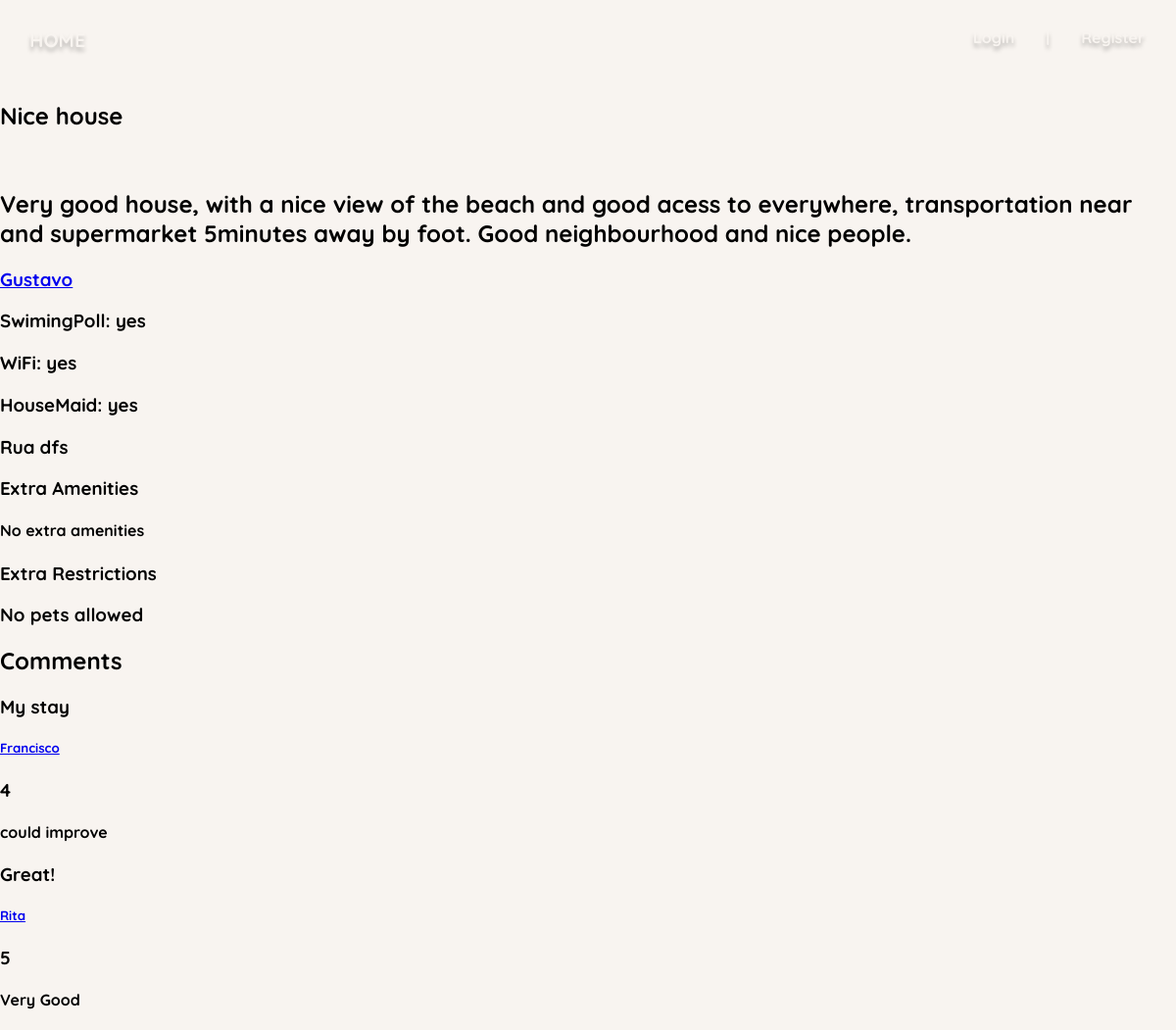
Page /pages/house.php?id=1 on the committed database.
### tables this page shows
CREATE TABLE Place(
    placeID integer PRIMARY KEY,
    title text NOT NULL,
    placeDescription text NOT NULL,
    placeAddress text NOT NULL,
    area real NOT NULL CHECK(area > 0),
    maxGuests INTEGER NOT NULL,
    swimmingPool INTEGER DEFAULT 0,
    wiFi INTEGER DEFAULT 0,
    houseMaid INTEGER DEFAULT 0,
    numberOfBedrooms INTEGER,
    placeOwner integer NOT NULL REFERENCES User
);

CREATE TABLE User(
    userID integer PRIMARY KEY,
    userName text NOT NULL,
    email text NOT NULL,
    passHash text NOT NULL,
    age date NOT NULL,
    phoneNumber text NOT NULL CHECK(length(phoneNumber) = 9)
);

CREATE TABLE ExtraRestrictions(
    restrictionDescription TEXT NOT NULL,
    placeID integer NOT NULL REFERENCES Place
);

CREATE TABLE Comment(
    commentID integer PRIMARY KEY,
    placeID integer NOT NULL REFERENCES Place,
    writer integer NOT NULL REFERENCES User,
    classification integer NOT NULL CHECK (classification >= 1 AND classification <= 5),
    title text NOT NULL,
    comment text NOT NULL
);

### actions/user_info.php (called while the page is built, shortened)
<?php
    function getUserInfo($userId){
        $db = Database::instance()->db();
        $stmt = $db->prepare('Select * from User
                              where User.userId = :userId
                                ');
        $stmt->bindParam(':userId', $userId);
        $stmt->execute();
        $user = $stmt->fetch();
        if($user !== false){
            return $user;
        }
        else{
            echo "PAGE NOT FOUND";
        }
    }
        ?>

### templates/comments.php (the view, shortened to what this page needs)
<?php
    include_once ('../actions/user_info.php');
    ?>
    <?php
    function drawComments($placeId){
        $comments = getComments($placeId);
        displayComments($comments);
    }
    function getComments($placeId){
        $db = Database::instance()->db();
        $stmt = $db->prepare('Select * from Comment where placeId = :placeId');
        $stmt->bindParam(':placeId' , $placeId);
        $stmt->execute();
        $comments = $stmt->fetchAll();
        return $comments;
    }
    function displayComments($comments){
        ?>
            <div id='Comments'>
            <h2>Comments </h2>
            <?php
        foreach($comments as $comment){
            $userName = getUserInfo($comment['writer'])['userName'];
        ?>
            <div id='Comment'>
                <h3> <?= $comment['title'] ?>  </h3>
                <a href="./user.php?id= <?= $comment['writer'] ?> ">
                    <h5> <?= $userName ?> </h5>
                </a>
                <h3> <?= $comment['classification'] ?>  </h3>
                <h4> <?= $comment['comment'] ?>  </h4>
            </div>
        <?php
        }
        ?>
            </div>
        <?php
    }
?>

### templates/header.php (shortened to what this page needs)
        <?php
function draw_headerArgs($cssFile, $jsFiles){  ?>
    <!DOCTYPE html>
    <html>
        <head>
            <link href="../css/style.css" rel="stylesheet">
            <?php
            foreach($cssFile as $css){
                ?>
                    <link href="<?= $css ?>" rel="stylesheet">
                <?php
            }
            ?>
        </head>
        <body>
        <?php
        draw_body();
}
function draw_body(){
    ?>
    <body>
        <div class = "bar">
        <a href="../pages/homePage.php"> HOME </a>
        <?php
        if(isset($_SESSION['username']) ){
            ?>
                <div id = "login">
                    <a href="user.php"> <?=$_SESSION['username']?> </a>
                    <h2> | </h2>
                    <a href="../actions/logout.php"> Logout </a>
                </div>
            <?php
        }else{
            ?>
                <div id = "login">
                    <a href="login.php"> Login </a>
                    <h2> | </h2>
                    <a href="register.php"> Register </a>
                </div>
            <?php
        }
        ?>
        </div>
        <?php
}
    ?>

### actions/getPlaceInfo.php (shortened to what this page needs)
<?php
function getPlace($place_id)
{
    $db = Database::instance()->db();
    $stmt = $db->prepare('Select * from Place
                            JOIN User
                            where user.userid = place.placeOwner
                            and placeid = :place_id');
    $stmt->bindParam(':place_id', $place_id);
    $stmt->execute();
    $place = $stmt->fetch();
    if ($place !== false) {
        return $place;
    } else
        return null;
}
function drawPlaceTitle($place)
{
    ?>
    <h2> <?= $place['title'] ?> </h2>
<?php
}
function drawPlaceDescription($place)
{
    ?>
    <h2> <?= $place['placeDescription'] ?> </h2>
<?php
}
function drawUser($place)
{
    ?>
    <a href="./user.php?id= <?= $place['placeOwner'] ?> ">
        <h3> <?= $place['userName'] ?> </h3>
    </a>
<?php
}
function drawPlaceAmenities($place)
{
    if ($place['swimmingPool'] == 1) {
    ?>
        <h3> SwimingPoll: yes </h3>
    <?php
    } else {
    ?>
        <h3> SwimingPoll: no </h3>
    <?php
    }
    if ($place['wiFi'] == 1) {
    ?>
        <h3> WiFi: yes </h3>
    <?php
    } else {
    ?>
        <h3> Wifi: no </h3>
    <?php
    }
    if ($place['houseMaid'] == 1) {
    ?>
        <h3> HouseMaid: yes </h3>
    <?php
    } else {
    ?>
        <h3> HouseMaid: no </h3>
    <?php
    }
    ?>
    <h3> <?= $place['placeAddress'] ?> </h1>
    <?php
}
        ?>
        <?php
    function getExtraRestrictions($placeId){
        $db = Database::instance()->db();
        $stmt = $db->prepare('Select * from ExtraRestrictions where placeId = :placeid');
        $stmt->bindParam(':placeid',$placeId);
        $stmt->execute();
        $extras = $stmt->fetchAll();
        return $extras;
    }
    function displayExtraAmenities($extras){
        ?>
            <div id='Amenities'>
                <h3>Extra Amenities</h3>
        <?php
        if(count($extras) == 0){
            ?>
                <h4>No extra amenities</h4>
            <?php
        }
            ?>
            </div>
        <?php
    }
    function displayExtraRestrictions($extras){
        ?>
            <div id='Restrictions'>
                <h3>Extra Restrictions</h3>
            <?php
        foreach($extras as $extra){
            ?>
                <div id='extraRestriction'>
                    <h3> <?= $extra['restrictionDescription'] ?> </h3>
                </div>
            <?php
        }
        ?>
            </div>
        <?php
    }
?>

### pages/house.php (shortened to what this page needs)
<?php
    include_once ('../templates/header.php');
    include_once ('../templates/comments.php');
    include_once ('../actions/getPlaceInfo.php');
    $placeId = -1;
    if(isset($_GET['id']))
        $placeId = $_GET['id'];
    draw_headerArgs(["../css/calendar.css", "../css/header.css", "../css/house.css"] , []);
    $place = getPlace($placeId);
    drawPlaceTitle($place);
    ?>
    <div>
    </div>
    <?php
        drawPlaceDescription($place);
        drawUser($place);
        drawPlaceAmenities($place);
        $extras = getExtraAmenities($placeId);
        $restrictions = getExtraRestrictions($placeId);
        displayExtraAmenities($extras);
        displayExtraRestrictions($restrictions);
        drawComments($placeId);
    ?>
    </body>
</html>

### css/style.css (style rules this page uses)
body { margin: 0; background: #F8F4F0; font-family: 'Quicksand', sans-serif; }

### css/header.css (style rules this page uses)
.bar { overflow: hidden; }
.bar * { font-family: 'Quicksand', sans-serif; float: left; color: #F8F4F0; display: block; text-align: center; padding: 14px 16px; margin: 0px; text-decoration: none; text-shadow: 0px 4px 4px rgba(0, 0, 0, 0.25); font-weight: bold; font-size: 16px; }
#login { float: right; }
#login a { text-shadow: 0px 4px 4px rgba(0, 0, 0, 0.25); border-bottom: 2px solid #F8F4F0; }
.bar > a { margin: 14px; font-size: 20px; text-shadow: 0px 4px 4px rgba(0, 0, 0, 0.25); border-bottom: 2px solid #F8F4F0; }

### rows in the picture
place: title "Nice house", placeDescription "Very good house, with a nice view of the beach and good acess to everywhere, transportation near and supermarket 5minutes away by foot. Good neighbourhood and nice people.", placeOwner.userName "Gustavo", placeAddress "Rua dfs"
extrarestrictions: restrictionDescription "No pets allowed"
comment: title "My stay", writer.userName "Francisco", classification "4", comment "could improve"
comment: title "Great!", writer.userName "Rita", classification "5", comment "Very Good"
